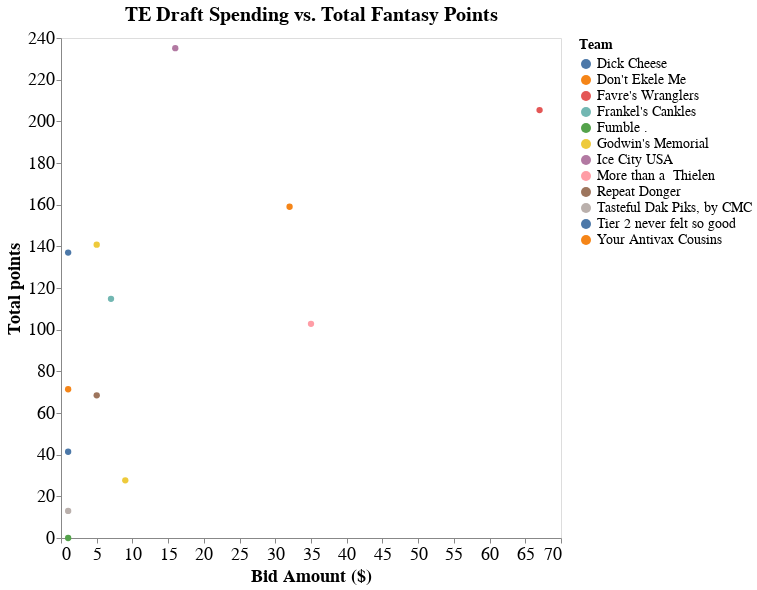

The notebook cell saved with this chart:
### Markdown cell above
Travis Kelce was the consensus number 1 pick at tight end, but Mark Andrews turned out to be the best value and top scorer by end of season. Darren Waller was surprisingly a disappointing pick.

### Code cell
acquisition_method = 'Draft'

position_subset = ['TE']

df = df_stints_f_draft[df_stints_f_draft['Position'].isin(position_subset)]

chart = generate_acquisitions_scatterplot(df , ' '.join(position_subset) , acquisition_method)
chart

### Figure 1 — Vega-Lite specification as saved in the notebook (floating-point values rounded to 4 significant figures)
{"config": {"view": {"continuousWidth": 400, "continuousHeight": 300}, "axis": {"labelFontSize": 18, "titleFontSize": 18}, "legend": {"labelFontSize": 14, "titleFontSize": 14}, "title": {"fontSize": 20}}, "data": {"name": "data-4c6e414186c16f7e45b5561cb3bcd46d"}, "mark": {"type": "circle", "size": 40}, "encoding": {"color": {"condition": {"type": "nominal", "field": "Team", "selection": "selector126"}, "value": "lightgray"}, "opacity": {"condition": {"value": 1, "selection": "selector126"}, "value": 0.1}, "tooltip": [{"type": "nominal", "field": "Player-info"}, {"type": "nominal", "field": "Team"}, {"type": "quantitative", "field": "Bid Amount ($)"}, {"type": "quantitative", "field": "Total points"}, {"type": "nominal", "field": "Stint (wks)"}], "x": {"type": "quantitative", "axis": {"grid": false}, "field": "Bid Amount ($)"}, "y": {"type": "quantitative", "axis": {"grid": false}, "field": "Total points"}}, "height": 500, "selection": {"selector126": {"type": "multi", "fields": ["Team"], "bind": "legend"}}, "title": "TE Draft Spending vs. Total Fantasy Points", "width": 500, "$schema": "https://vega.github.io/schema/vega-lite/v4.8.1.json", "datasets": {"data-4c6e414186c16f7e45b5561cb3bcd46d": [{"Player": "Travis Kelce", "Position": "TE", "Team": "Favre's Wranglers", "ProTeam": "KC", "Action": "DRAFT", "Bid Amount ($)": 67, "Stint (wks)": [1, 2, 3, 4, 5, 6, 7, 8, 9, 10, 11, 13, 14, 15, 16, 17], "Total points": 205.4, "Player-info": "Travis Kelce, TE (KC)"}, {"Player": "Darren Waller", "Position": "TE", "Team": "More than a  Thielen", "ProTeam": "OAK", "Action": "DRAFT", "Bid Amount ($)": 35, "Stint (wks)": [1, 2, 3, 4, 5, 6, 7, 9, 10, 11, 12, 13, 14, 15, 16, 17], "Total points": 102.8, "Player-info": "Darren Waller, TE (OAK)"}, {"Player": "George Kittle", "Position": "TE", "Team": "Don't Ekele Me", "ProTeam": "SF", "Action": "DRAFT", "Bid Amount ($)": 32, "Stint (wks)": [1, 2, 3, 4, 5, 7, 8, 9, 10, 11, 12, 13, 14, 15, 16, 17], "Total points": 159.0, "Player-info": "George Kittle, TE (SF)"}, {"Player": "Mark Andrews", "Position": "TE", "Team": "Ice City USA", "ProTeam": "BAL", "Action": "DRAFT", "Bid Amount ($)": 16, "Stint (wks)": [1, 2, 3, 4, 5, 6, 7, 9, 10, 11, 12, 13, 14, 15, 16, 17], "Total points": 235.1, "Player-info": "Mark Andrews, TE (BAL)"}, {"Player": "Logan Thomas", "Position": "TE", "Team": "Godwin's Memorial", "ProTeam": "WSH", "Action": "DRAFT", "Bid Amount ($)": 9, "Stint (wks)": [1, 2, 3, 4, 5], "Total points": 27.7, "Player-info": "Logan Thomas, TE (WSH)"}, {"Player": "T.J. Hockenson", "Position": "TE", "Team": "Frankel's Cankles", "ProTeam": "DET", "Action": "DRAFT", "Bid Amount ($)": 7, "Stint (wks)": [1, 2, 3, 4, 5, 6, 7, 8, 10, 11, 12, 13, 14, 15, 16, 17], "Total points": 114.8, "Player-info": "T.J. Hockenson, TE (DET)"}, {"Player": "Kyle Pitts", "Position": "TE", "Team": "Godwin's Memorial", "ProTeam": "ATL", "Action": "DRAFT", "Bid Amount ($)": 5, "Stint (wks)": [1, 2, 3, 4, 5, 7, 8, 9, 10, 11, 12, 13, 14, 15, 16, 17], "Total points": 140.8, "Player-info": "Kyle Pitts, TE (ATL)"}, {"Player": "Noah Fant", "Position": "TE", "Team": "Repeat Donger", "ProTeam": "DEN", "Action": "DRAFT", "Bid Amount ($)": 5, "Stint (wks)": [1, 2, 3, 4, 5, 6, 7, 8], "Total points": 68.5, "Player-info": "Noah Fant, TE (DEN)"}, {"Player": "Dallas Goedert", "Position": "TE", "Team": "Dick Cheese", "ProTeam": "PHI", "Action": "DRAFT", "Bid Amount ($)": 1, "Stint (wks)": [1, 2, 3, 4, 5, 6, 7, 8, 9, 10, 11, 12, 13, 15, 16, 17], "Total points": 137.0, "Player-info": "Dallas Goedert, TE (PHI)"}, {"Player": "Mike Gesicki", "Position": "TE", "Team": "Fumble .", "ProTeam": "MIA", "Action": "DRAFT", "Bid Amount ($)": 1, "Stint (wks)": [1], "Total points": 0.0, "Player-info": "Mike Gesicki, TE (MIA)"}, {"Player": "Robert Tonyan", "Position": "TE", "Team": "Tier 2 never felt so good", "ProTeam": "GB", "Action": "DRAFT", "Bid Amount ($)": 1, "Stint (wks)": [1, 2, 3, 4, 5, 6, 7, 8, 9, 10, 11], "Total points": 41.4, "Player-info": "Robert Tonyan, TE (GB)"}, {"Player": "Jonnu Smith", "Position": "TE", "Team": "Tasteful Dak Piks, by CMC", "ProTeam": "NE", "Action": "DRAFT", "Bid Amount ($)": 1, "Stint (wks)": [1, 2, 3], "Total points": 13.0, "Player-info": "Jonnu Smith, TE (NE)"}, {"Player": "Tyler Higbee", "Position": "TE", "Team": "Your Antivax Cousins", "ProTeam": "LAR", "Action": "DRAFT", "Bid Amount ($)": 1, "Stint (wks)": [1, 2, 3, 4, 5, 6, 7, 8, 9, 10], "Total points": 71.4, "Player-info": "Tyler Higbee, TE (LAR)"}]}}
